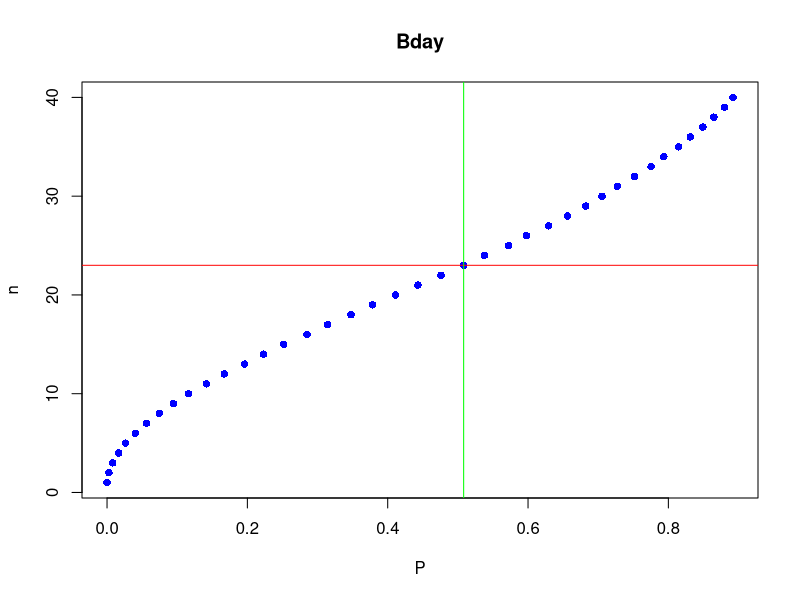

The R source for this figure:
# The birthday problem: Take N students in a room. We want to find out if
# at least 2 of them have the same birthday.
# We will solve as such: P(at least two)= 1 - P(none share a birthday)

# Create sample and compare birthday lists-------

n = 20
bdays = sample(1:365, size = n, replace = TRUE)
bdays
ubdays = unique(bdays)
ubdays

share = FALSE
if(length(unique(bdays)) < length(bdays)){
  share = TRUE
}
share

#create simulation--------
n = 2
numreps = 100000

share = rep(FALSE, numreps)

for (i in 1:numreps) {
  bdays = sample(1:365, size = n, replace = TRUE)
  if(length(unique(bdays)) < length(bdays)){
    share[i] = TRUE
  }
}
sum(share)/numreps

#simulate for different values n --------

n = 1:40
P = rep(0, 40)

for (i in 1:40) {
  numreps = 100000
  share = rep(FALSE, numreps)
  for (j in 1:numreps) {
    bdays = sample(1:365, size = i, replace = TRUE)
    if(length(unique(bdays)) < length(bdays)){
      share[j] = TRUE
    }
  }
  P[i] = sum(share)/numreps
}
plot(P, n, main = "Bday", type = "p", col = "blue", pch=16)
abline(h = 23, col = "red")
abline(v = P[23], col = "green")

P.data = data.frame(P)
